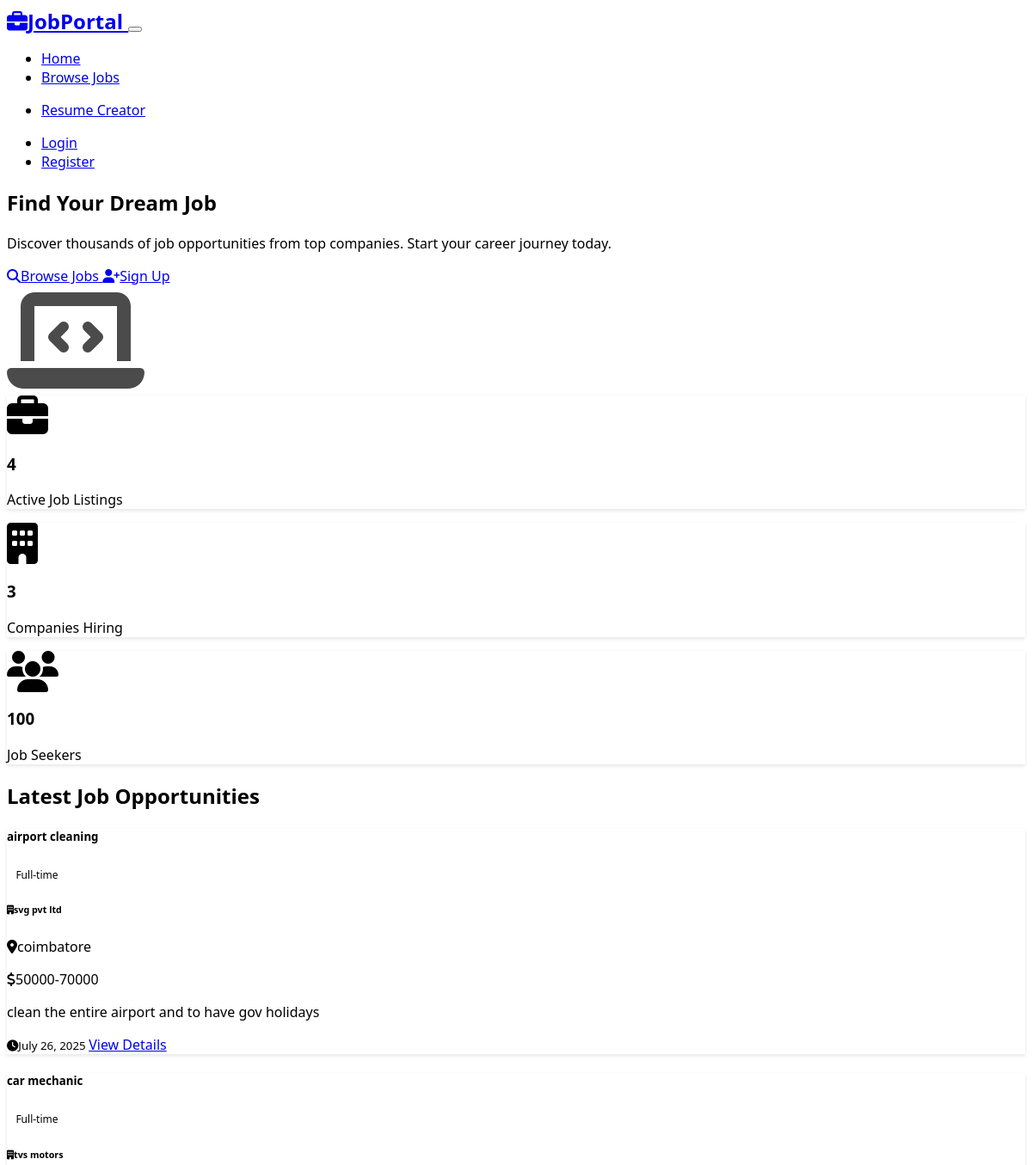
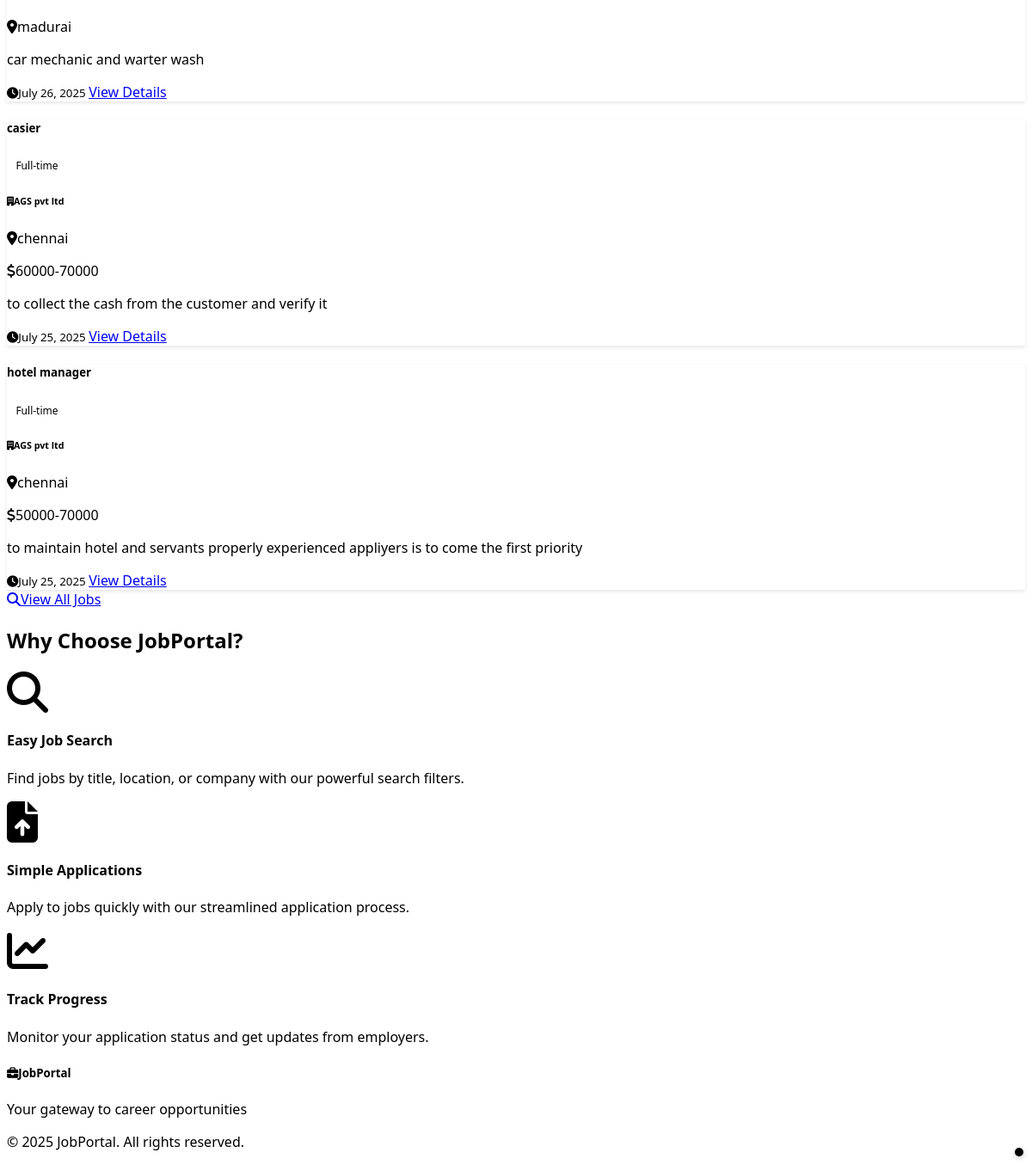
The page / on the database its author committed (2 pictures, top to bottom).
### models.py (models this page shows, shortened)
class Job(db.Model):
    id = db.Column(db.Integer, primary_key=True)
    title = db.Column(db.String(200), nullable=False)
    company = db.Column(db.String(100), nullable=False)
    location = db.Column(db.String(100), nullable=False)
    job_type = db.Column(db.String(50), nullable=False)  # Full-time, Part-time, Contract, Internship
    salary_range = db.Column(db.String(100))
    description = db.Column(db.Text, nullable=False)
    requirements = db.Column(db.Text)
    posted_by = db.Column(db.Integer, db.ForeignKey('user.id'), nullable=False)
    posted_at = db.Column(db.DateTime, default=datetime.utcnow)
    is_active = db.Column(db.Boolean, default=True)
    application_deadline = db.Column(db.DateTime)
    applications = db.relationship('Application', backref='job', lazy=True, cascade='all, delete-orphan')

### routes.py (the view)
@app.route('/')
def index():
    recent_jobs = Job.query.filter_by(is_active=True).order_by(Job.posted_at.desc()).limit(6).all()
    job_count = Job.query.filter_by(is_active=True).count()
    company_count = db.session.query(Job.company).distinct().count()
    return render_template('index.html',
                         recent_jobs=recent_jobs,
                         job_count=job_count,
                         company_count=company_count)

### templates/index.html (shortened to what this page needs)
{% extends "base.html" %}
{% block content %}
<section class="bg-primary text-white py-5">
    <div class="container">
        <div class="row align-items-center">
            <div class="col-lg-6">
                <h1 class="display-4 fw-bold mb-4">Find Your Dream Job</h1>
                <p class="lead mb-4">Discover thousands of job opportunities from top companies. Start your career journey today.</p>
                <div class="d-flex gap-3">
                    <a href="{{ url_for('jobs') }}" class="btn btn-light btn-lg">
                        <i class="fas fa-search me-2"></i>Browse Jobs
                    </a>
                    {% if not current_user.is_authenticated %}
                        <a href="{{ url_for('register') }}" class="btn btn-outline-light btn-lg">
                            <i class="fas fa-user-plus me-2"></i>Sign Up
                        </a>
                    {% endif %}
                </div>
            </div>
            <div class="col-lg-6 text-center">
                <i class="fas fa-laptop-code" style="font-size: 8rem; opacity: 0.7;"></i>
            </div>
        </div>
    </div>
</section>
<section class="py-5">
    <div class="container">
        <div class="row text-center">
            <div class="col-md-4 mb-4">
                <div class="card h-100">
                    <div class="card-body">
                        <i class="fas fa-briefcase text-primary mb-3" style="font-size: 3rem;"></i>
                        <h3 class="card-title">{{ job_count }}</h3>
                        <p class="card-text text-muted">Active Job Listings</p>
                    </div>
                </div>
            </div>
            <div class="col-md-4 mb-4">
                <div class="card h-100">
                    <div class="card-body">
                        <i class="fas fa-building text-success mb-3" style="font-size: 3rem;"></i>
                        <h3 class="card-title">{{ company_count }}</h3>
                        <p class="card-text text-muted">Companies Hiring</p>
                    </div>
                </div>
            </div>
            <div class="col-md-4 mb-4">
                <div class="card h-100">
                    <div class="card-body">
                        <i class="fas fa-users text-info mb-3" style="font-size: 3rem;"></i>
                        <h3 class="card-title">100+</h3>
                        <p class="card-text text-muted">Job Seekers</p>
                    </div>
                </div>
            </div>
        </div>
    </div>
</section>
<section class="py-5 bg-secondary">
    <div class="container">
        <h2 class="text-center mb-5">Latest Job Opportunities</h2>
        {% if recent_jobs %}
            <div class="row">
                {% for job in recent_jobs %}
                    <div class="col-lg-6 mb-4">
                        <div class="card h-100">
                            <div class="card-body">
                                <div class="d-flex justify-content-between align-items-start mb-3">
                                    <h5 class="card-title">{{ job.title }}</h5>
                                    <span class="badge bg-primary">{{ job.job_type }}</span>
                                </div>
                                <h6 class="card-subtitle mb-2 text-muted">
                                    <i class="fas fa-building me-1"></i>{{ job.company }}
                                </h6>
                                <p class="text-muted mb-2">
                                    <i class="fas fa-map-marker-alt me-1"></i>{{ job.location }}
                                </p>
                                {% if job.salary_range %}
                                    <p class="text-muted mb-3">
                                        <i class="fas fa-dollar-sign me-1"></i>{{ job.salary_range }}
                                    </p>
                                {% endif %}
                                <p class="card-text">{{ job.description[:150] }}{% if job.description|length > 150 %}...{% endif %}</p>
                                <div class="d-flex justify-content-between align-items-center">
                                    <small class="text-muted">
                                        <i class="fas fa-clock me-1"></i>{{ job.posted_at.strftime('%B %d, %Y') }}
                                    </small>
                                    <a href="{{ url_for('job_detail', job_id=job.id) }}" class="btn btn-outline-primary btn-sm">
                                        View Details
                                    </a>
                                </div>
                            </div>
                        </div>
                    </div>
                {% endfor %}
            </div>
            <div class="text-center mt-4">
                <a href="{{ url_for('jobs') }}" class="btn btn-primary btn-lg">
                    <i class="fas fa-search me-2"></i>View All Jobs
                </a>
            </div>
        {% else %}
            <div class="text-center">
                <i class="fas fa-briefcase text-muted mb-3" style="font-size: 4rem;"></i>
                <h4 class="text-muted">No job listings available</h4>
                <p class="text-muted">Check back later for new opportunities!</p>
            </div>
        {% endif %}
    </div>
</section>
<section class="py-5">
    <div class="container">
        <h2 class="text-center mb-5">Why Choose JobPortal?</h2>
        <div class="row">
            <div class="col-md-4 text-center mb-4">
                <i class="fas fa-search text-primary mb-3" style="font-size: 3rem;"></i>
                <h4>Easy Job Search</h4>
                <p class="text-muted">Find jobs by title, location, or company with our powerful search filters.</p>
            </div>
            <div class="col-md-4 text-center mb-4">
                <i class="fas fa-file-upload text-success mb-3" style="font-size: 3rem;"></i>
                <h4>Simple Applications</h4>
                <p class="text-muted">Apply to jobs quickly with our streamlined application process.</p>
            </div>
            <div class="col-md-4 text-center mb-4">
                <i class="fas fa-chart-line text-info mb-3" style="font-size: 3rem;"></i>
                <h4>Track Progress</h4>
                <p class="text-muted">Monitor your application status and get updates from employers.</p>
            </div>
        </div>
    </div>
</section>
{% endblock %}

### static/css/styles.css (style rules this page uses)
body { font-family: 'Segoe UI', Tahoma, Geneva, Verdana, sans-serif; }
.card { border: none; box-shadow: 0 2px 4px rgba(0,0,0,0.1); transition: transform 0.2s ease-in-out, box-shadow 0.2s ease-in-out; }
.badge { font-size: 0.75rem; padding: 0.35rem 0.65rem; }
.btn { border-radius: 0.375rem; font-weight: 500; transition: all 0.2s ease-in-out; }
.bg-primary { background: linear-gradient(135deg, var(--bs-primary) 0%, var(--bs-info) 100%) !important; }

### rows shown on the page
Job: title "airport cleaning", job_type "Full-time", company "svg pvt ltd", location "coimbatore", salary_range "50000-70000", description "clean the entire airport and to have gov holidays", posted_at "July 26, 2025"
Job: title "car mechanic", job_type "Full-time", company "tvs motors", location "madurai", description "car mechanic and warter wash", posted_at "July 26, 2025"
Job: title "casier", job_type "Full-time", company "AGS pvt ltd", location "chennai", salary_range "60000-70000", description "to collect the cash from the customer and verify it", posted_at "July 25, 2025"
Job: title "hotel manager", job_type "Full-time", company "AGS pvt ltd", location "chennai", salary_range "50000-70000", description "to maintain hotel and servants properly experienced appliyers is to come the first priority", posted_at "July 25, 2025"

### other values the page prints
{{ job_count }} "4"
{{ company_count }} "3"
